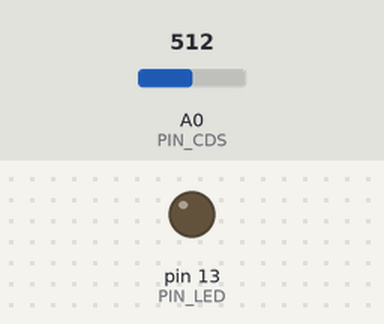
Recording of a sketch running on a simulated Arduino Uno, built with avr-gcc and run on an emulated ATmega328P. On the bench: output pins drawn as LEDs (lit = HIGH). The inputs (shaded band) are chosen by the test bench; at power-on: A0 (PIN_CDS) = 512. What the sketch prints to the serial monitor is not drawn.

Above: at 4.2 s.
4.3 s: A0 (PIN_CDS) set to 682
7.3 s: A0 (PIN_CDS) set to 714
At 8.4 s:
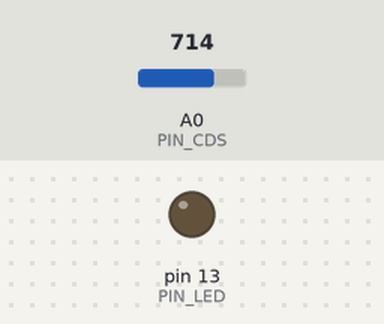
8.8 s: A0 (PIN_CDS) set to 690
At 11.2 s:
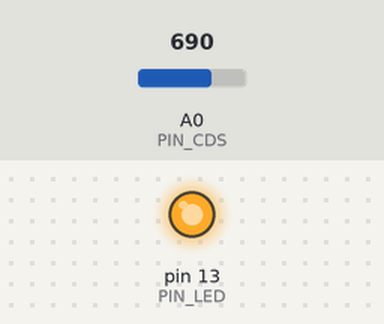
Timing chart, 0 to 16.9 s (numbered marks = the images above; inputs shaded):
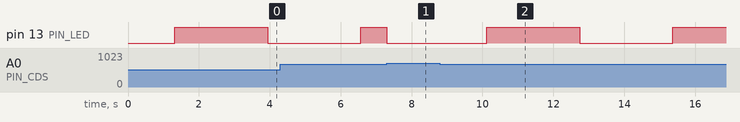

The sketch:

cds_illuminate_led.ino
```cpp
#define PIN_LED 13
#define PIN_CDS A0

#define ON 1
#define LIGHT_THRESHOLD 700

void setup() {
  Serial.begin(115200);
  pinMode(PIN_LED, OUTPUT);
  pinMode(PIN_CDS, INPUT);
}

boolean on = false;
int light = 0;
int p = 1;

void loop() {
  int state = analogRead(PIN_CDS);
  Serial.println(state);
  if (state > LIGHT_THRESHOLD && on
    || state < LIGHT_THRESHOLD && !on) {
      on = !on;
      light = 0;
      p = 1;
  }
  if (on == true) {
    light += p;
    if (light == 0 || light == 255) {
      p *= -1;
    }
    delay(10);
  }
  analogWrite(PIN_LED, light);
}
```

Measured:
- after the input at 7.3 s, pin 13 (PIN_LED): HIGH → LOW at once
- after the input at 8.8 s, pin 13 (PIN_LED): LOW → HIGH after 1.3 s, → LOW 2.6 s later, → HIGH 2.6 s later
